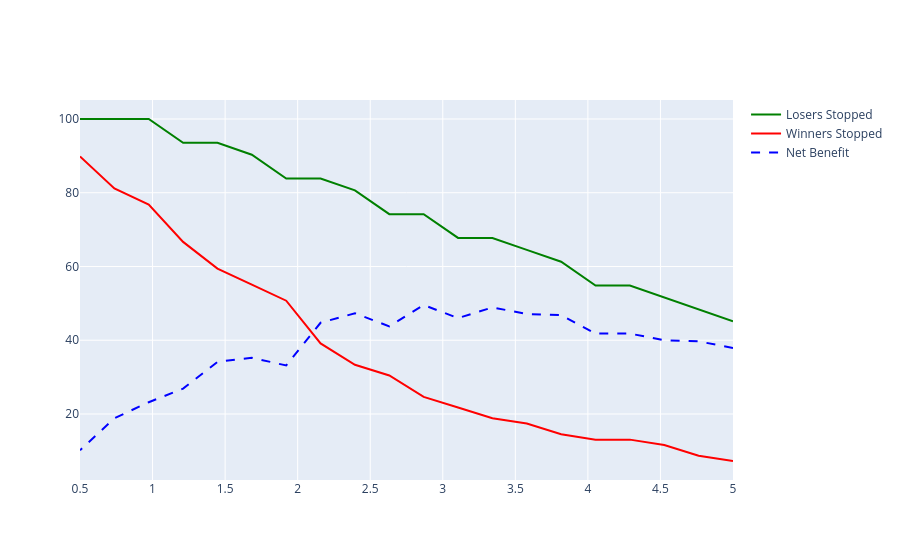

Notebook source saved alongside this figure:
### Markdown cell above
**Interpretation**: The stop table quantifies the whipsaw trade-off
directly. Tighter stops catch more losers early but also stop out more
eventual winners; wider stops reduce whipsaws but let more losing trades
keep running before the stop binds.

### Code cell
# Visualize stop level tradeoff
fig = go.Figure()

fig.add_trace(
    go.Scatter(
        x=-stop_analysis["stop_level"],
        y=stop_analysis["losers_stopped_pct"],
        name="Losers Stopped",
        line=dict(color="green"),
    )
)

fig.add_trace(
    go.Scatter(
        x=-stop_analysis["stop_level"],
        y=stop_analysis["winners_stopped_pct"],
        name="Winners Stopped",
        line=dict(color="red"),
    )
)

fig.add_trace(
    go.Scatter(
        x=-stop_analysis["stop_level"],
        y=stop_analysis["net_benefit"],
        name="Net Benefit",
        line=dict(color="blue", dash="dash"),
    )
)

### Figure 1 — Plotly figure (JSON) as saved in the notebook; plotly's stock layout.template omitted (floating-point values rounded to 4 significant figures)
{"data": [{"line": {"color": "green"}, "name": "Losers Stopped", "type": "scatter", "x": [5.0, 4.763, 4.526, 4.289, 4.053, 3.816, 3.579, 3.342, 3.105, 2.868, 2.632, 2.395, 2.158, 1.921, 1.684, 1.447, 1.211, 0.9737, 0.7368, 0.5], "y": [45.16, 48.39, 51.61, 54.84, 54.84, 61.29, 64.52, 67.74, 67.74, 74.19, 74.19, 80.65, 83.87, 83.87, 90.32, 93.55, 93.55, 100.0, 100.0, 100.0]}, {"line": {"color": "red"}, "name": "Winners Stopped", "type": "scatter", "x": [5.0, 4.763, 4.526, 4.289, 4.053, 3.816, 3.579, 3.342, 3.105, 2.868, 2.632, 2.395, 2.158, 1.921, 1.684, 1.447, 1.211, 0.9737, 0.7368, 0.5], "y": [7.246, 8.696, 11.59, 13.04, 13.04, 14.49, 17.39, 18.84, 21.74, 24.64, 30.43, 33.33, 39.13, 50.72, 55.07, 59.42, 66.67, 76.81, 81.16, 89.86]}, {"line": {"color": "blue", "dash": "dash"}, "name": "Net Benefit", "type": "scatter", "x": [5.0, 4.763, 4.526, 4.289, 4.053, 3.816, 3.579, 3.342, 3.105, 2.868, 2.632, 2.395, 2.158, 1.921, 1.684, 1.447, 1.211, 0.9737, 0.7368, 0.5], "y": [37.91, 39.69, 40.02, 41.8, 41.8, 46.8, 47.12, 48.9, 46.0, 49.56, 43.76, 47.31, 44.74, 33.15, 35.25, 34.13, 26.88, 23.19, 18.84, 10.14]}], "layout": {}}
